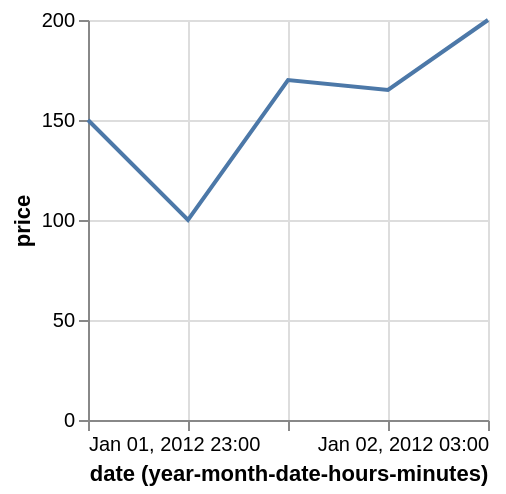

Here is the Vega-Lite specification saved for this chart:
### Vega specification from a JSON file in a GitHub repository (floating-point values rounded to 4 significant figures)
{"$schema": "https://vega.github.io/schema/vega/v5.json", "description": "Google's stock price over time.", "background": "white", "padding": 5, "width": 200, "height": 200, "style": "cell", "data": [{"name": "source_0", "values": [{"date": "Sun, 01 Jan 2012 23:00:00", "price": 150}, {"date": "Sun, 02 Jan 2012 00:00:00", "price": 100}, {"date": "Sun, 02 Jan 2012 01:00:00", "price": 170}, {"date": "Sun, 02 Jan 2012 02:00:00", "price": 165}, {"date": "Sun, 02 Jan 2012 03:00:00", "price": 200}]}, {"name": "data_0", "source": "source_0", "transform": [{"type": "formula", "expr": "toDate(datum[\"date\"])", "as": "date"}, {"type": "formula", "as": "yearmonthdatehoursminutes_date", "expr": "datetime(year(datum[\"date\"]), month(datum[\"date\"]), date(datum[\"date\"]), hours(datum[\"date\"]), minutes(datum[\"date\"]), 0, 0)"}]}], "marks": [{"name": "marks", "type": "line", "style": ["line"], "sort": {"field": "datum[\"yearmonthdatehoursminutes_date\"]"}, "from": {"data": "data_0"}, "encode": {"update": {"stroke": {"value": "#4c78a8"}, "x": {"scale": "x", "field": "yearmonthdatehoursminutes_date"}, "y": {"scale": "y", "field": "price"}, "defined": {"signal": "isValid(datum[\"yearmonthdatehoursminutes_date\"]) && isFinite(+datum[\"yearmonthdatehoursminutes_date\"]) && isValid(datum[\"price\"]) && isFinite(+datum[\"price\"])"}}}}], "scales": [{"name": "x", "type": "utc", "domain": {"data": "data_0", "field": "yearmonthdatehoursminutes_date"}, "range": [0, {"signal": "width"}]}, {"name": "y", "type": "linear", "domain": {"data": "data_0", "field": "price"}, "range": [{"signal": "height"}, 0], "nice": true, "zero": true}], "axes": [{"scale": "x", "orient": "bottom", "gridScale": "y", "grid": true, "tickCount": {"signal": "ceil(width/40)"}, "domain": false, "labels": false, "maxExtent": 0, "minExtent": 0, "ticks": false, "zindex": 0}, {"scale": "y", "orient": "left", "gridScale": "x", "grid": true, "tickCount": {"signal": "ceil(height/40)"}, "domain": false, "labels": false, "maxExtent": 0, "minExtent": 0, "ticks": false, "zindex": 0}, {"scale": "x", "orient": "bottom", "grid": false, "title": "date (year-month-date-hours-minutes)", "labelFlush": true, "labelOverlap": true, "tickCount": {"signal": "ceil(width/40)"}, "encode": {"labels": {"update": {"text": {"signal": "utcFormat(datum.value, '%b %d, %Y %H:%M')"}}}}, "zindex": 0}, {"scale": "y", "orient": "left", "grid": false, "title": "price", "labelOverlap": true, "tickCount": {"signal": "ceil(height/40)"}, "zindex": 0}]}
